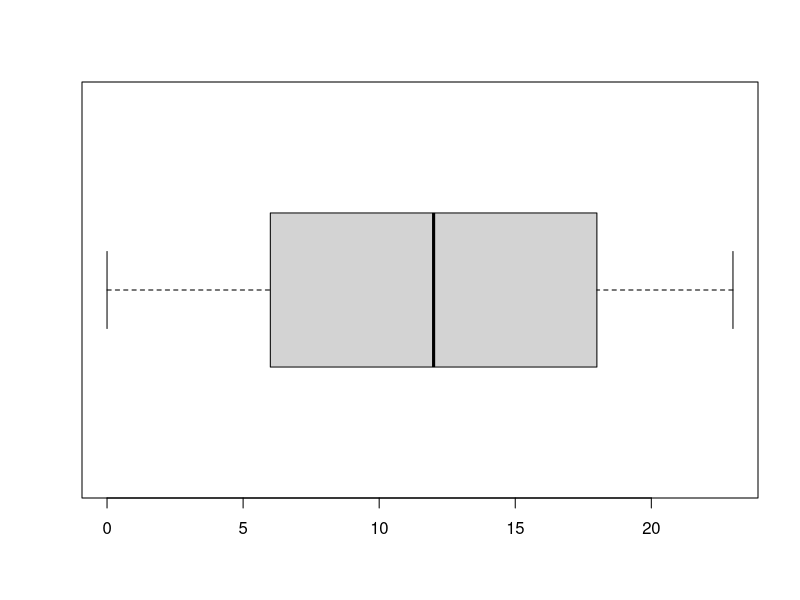
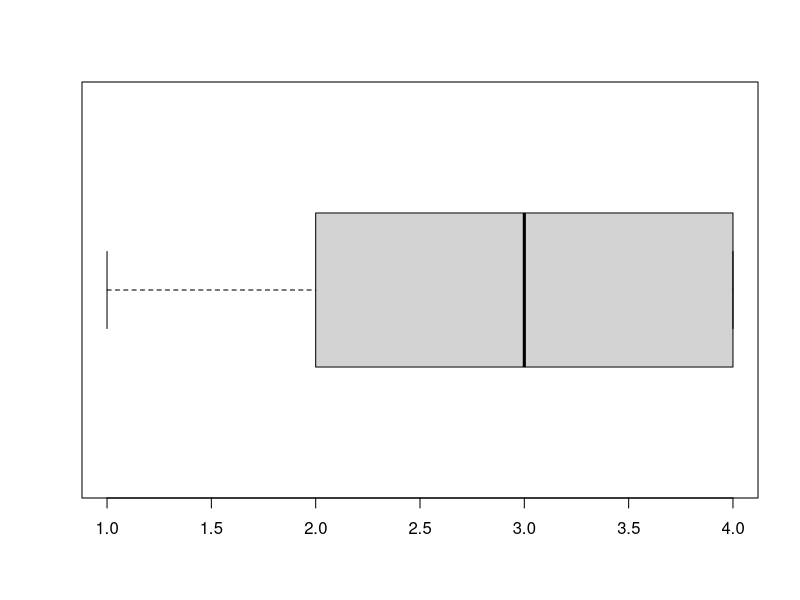
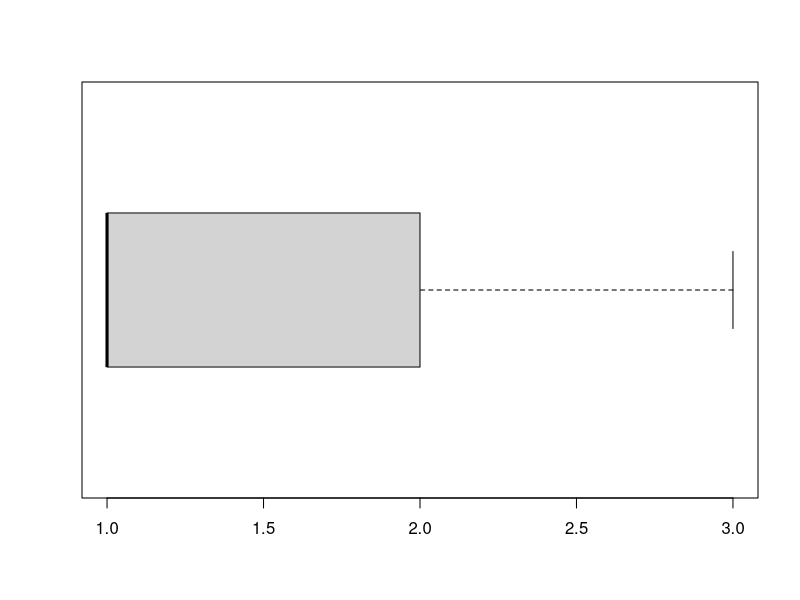
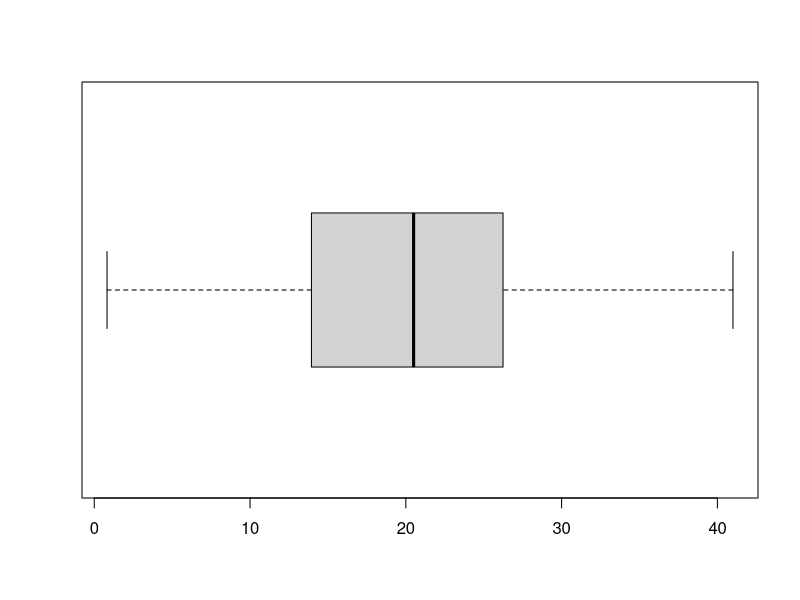
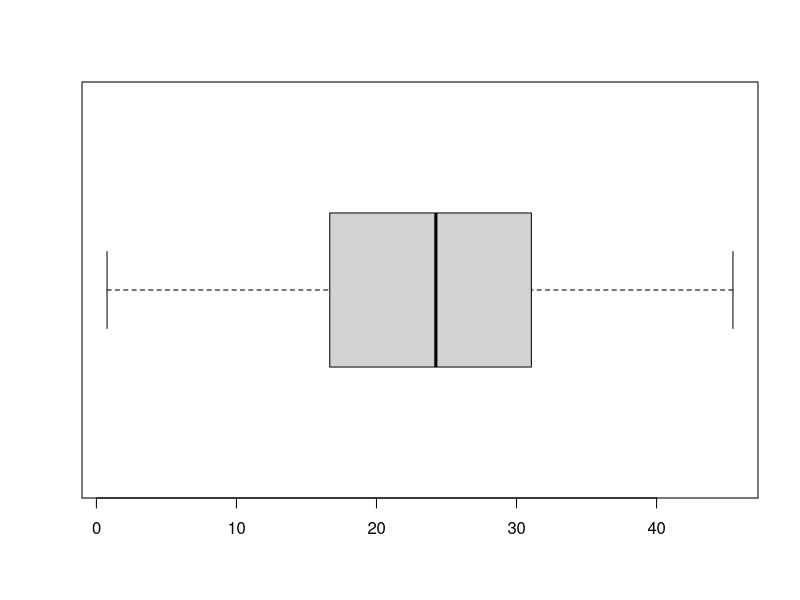
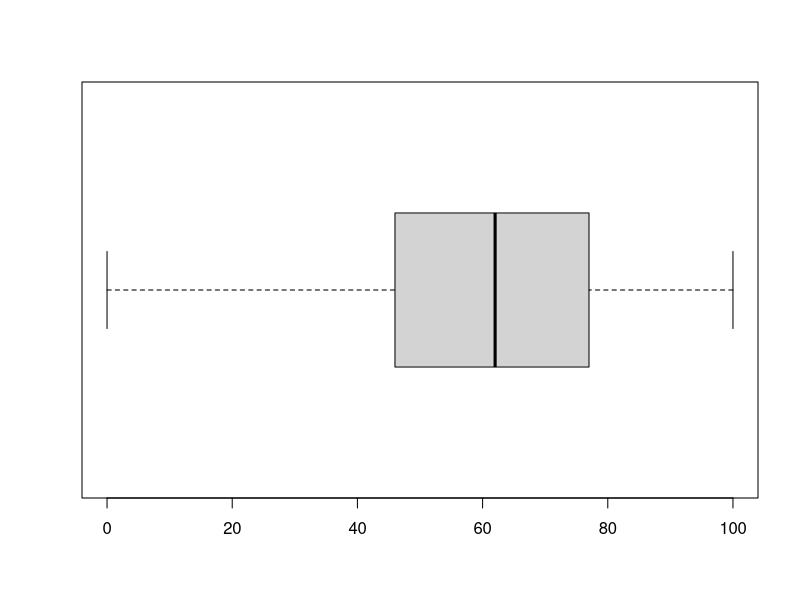
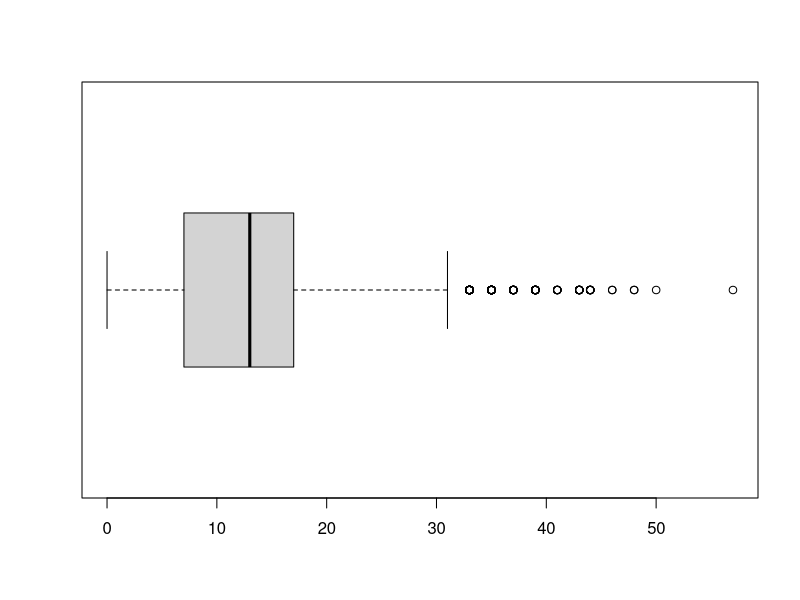
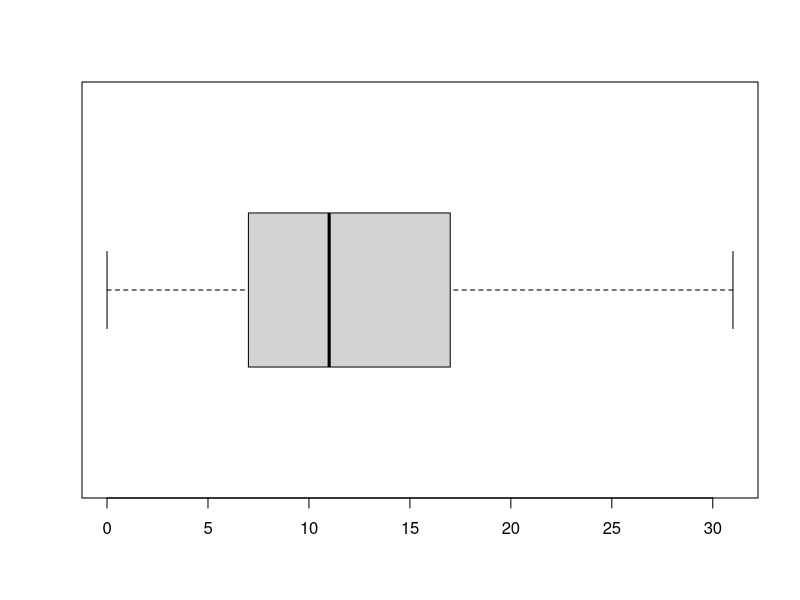

Generate these figures, in order, with R:
## ---- chunk 1
install.packages("tidyverse")
library(tidyverse)
## ---- chunk 2
bikes <- read.csv("data/train.csv")
View(bikes)
colnames(bikes)
dim(bikes)
## ---- chunk 3
# Preprocesamiento 1. Valores perdidos y Filas duplicadas
#help(read.table)
bikes <- read.table("data/train.csv", na.strings="", header=TRUE, sep=";", dec=".")
str(bikes)

# Búsqueda de valores NA
complete.cases(bikes)

# Búsqueda de valores NA
complete.cases(bikes)
## ---- chunk 4
# Preprocesamiento 2. Detección y eliminación de outliers
str(bikes)
head(bikes)
## ---- chunk 5
# Outliers: hour
boxplot(bikes$hour, horizontal = TRUE)
boxplot.stats(bikes$hour)
## ---- chunk 6
# Outliers: season
boxplot(bikes$season, horizontal = TRUE)
boxplot.stats(bikes$season)
## ---- chunk 7
# Outliers: weather
boxplot(bikes$weather, horizontal = TRUE)
boxplot.stats(bikes$weather)
## ---- chunk 8
# Outliers: temp
boxplot(bikes$temp, horizontal = TRUE)
boxplot.stats(bikes$temp)
## ---- chunk 9
# Outliers: atemp
boxplot(bikes$atemp, horizontal = TRUE)
boxplot.stats(bikes$atemp)
## ---- chunk 10
# Outliers: humidity
boxplot(bikes$humidity, horizontal = TRUE)
boxplot.stats(bikes$humidity)
## ---- chunk 11
# Outliers: windspeed
boxplot(bikes$windspeed, horizontal = TRUE)
boxplot.stats(bikes$windspeed)
## ---- chunk 12
# Outliers en windspeed por encima de 32 km/h
outlier_min <- min(boxplot.stats(bikes$windspeed)$out)

bikes_without_liers <- bikes$windspeed[bikes$windspeed < outlier_min]

# Comprobación
boxplot(bikes_without_liers, horizontal = TRUE)
boxplot.stats(bikes_without_liers)

# Filtrado de dataframe
bikes1 <- filter(bikes, bikes$windspeed < outlier_min)

str(bikes1)
head(bikes1)
## ---- chunk 13
summary(bikes1)
## ---- chunk 14
install.packages('ggplot2')
library(ggplot2)
## ---- chunk 15
# So, now...what do we looking for?
